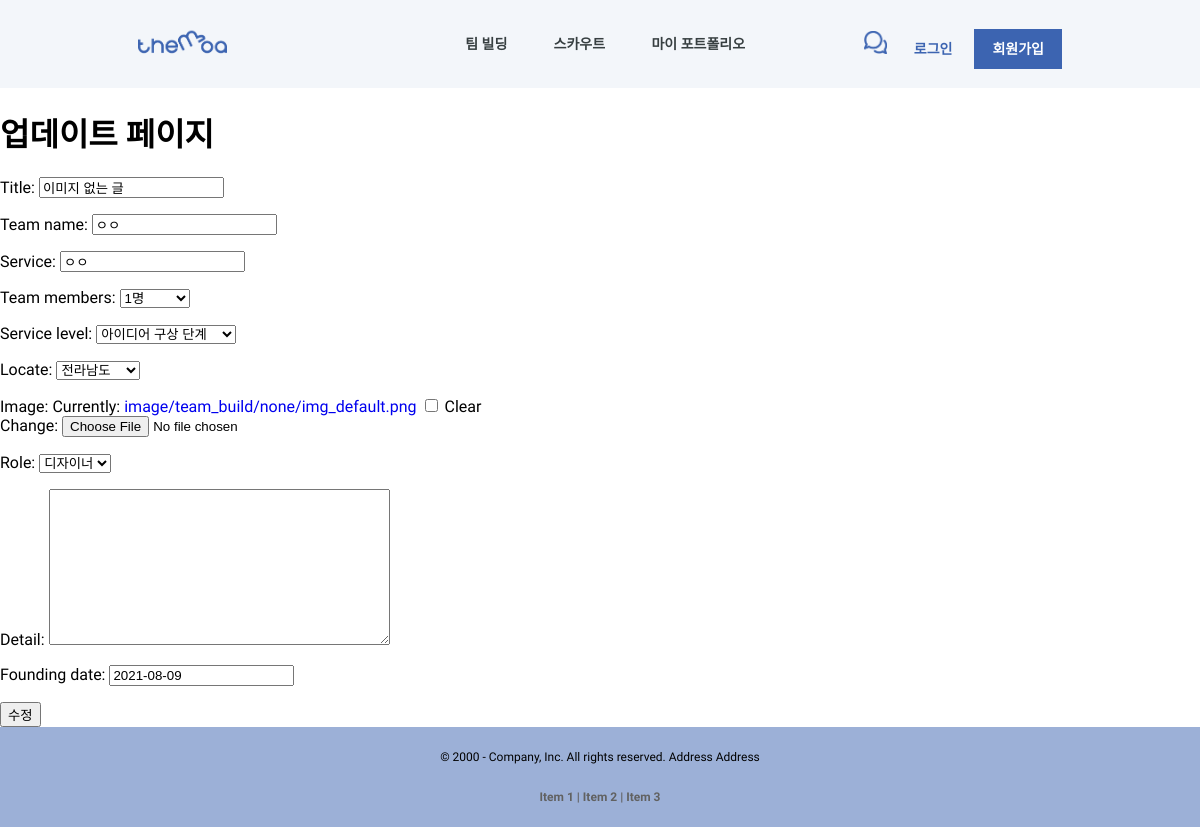
The app's page /recruit/update_recruit/5/ with its own data.
### team_build/models.py (models this page shows)
class Recruit(models.Model):
    writer = models.CharField(default='', max_length=200)
    title = models.CharField(default='', max_length=300) # 프로젝트 한줄 설명으로 들어갈 것
    team_name = models.CharField(default='', max_length=200)
    service = models.CharField(default='', max_length=200)
    team_members = models.CharField(
        default='1',
        blank=True,
        null=False,
        max_length=10,
        choices=TEAM_MEMBERS_CHOICES
        )
    service_level = models.CharField(
        default='0',
        null=False,
        blank=True,
        max_length=10,
        choices=LEVEL_CHOICES
        )
    founding_date = models.DateField(default=timezone.now, null=False, blank=True)
    locate = models.CharField(default='', null=False, blank=True, max_length=2, choices=LOCATE_CHOICES)
    image = models.ImageField(
        default='image/team_build/none/img_default.png',
        upload_to="image/team_build/",
        blank=True,
        null=False
        )
    role = MultiSelectField(default='', choices=ROLE_CHOICES, max_choices=4, max_length=100)
    detail = models.TextField(blank=True, null=True)

### team_build/views.py (the view)
# urls.py: path('update_recruit/<int:id>/', update_recruit, name='update_recruit'),
def update_recruit(request, id):
    recruit_instance = get_object_or_404(Recruit, pk=id)
    if request.method == "POST":
        recruit_update_form = RecruitForm(request.POST, request.FILES, instance=recruit_instance)
        if recruit_update_form.is_valid():
            recruit_update_form.save()
        return redirect('team_build:team_build')
    else:
        form = RecruitForm(instance=recruit_instance)
        context = {
        'form': form,
        'id': id,
        }
        return render(request, 'team_build/update_recruit.html', context)

### team_build/forms.py
class RecruitForm(forms.ModelForm):
    class Meta:
        model = Recruit
        fields = ['title', 'team_name', 'service',
        'team_members', 'service_level', 'locate',
        'image', 'role', 'detail', 'founding_date']

### templates/team_build/update_recruit.html (shortened to what this page needs)
{% extends 'base.html' %}
        {% load static %}
        {% block extrahead %}
        <link rel="stylesheet" href="../../static/css/base.css">
        {% endblock %}
{% block content %}
    <h1>업데이트 페이지</h1>
    <form action="{% url 'team_build:update_recruit' id %}" method="POST" enctype="multipart/form-data">
        {{form.as_p}}
        <button type="submit">수정</button>
    </form>
{% endblock %}

### static/css/base.css (style rules this page uses)
body, html { margin: 0; padding : 0; font-family: 'Mulish', sans-serif; }
a { text-decoration: none; }

### records on screen
Recruit: title "이미지 없는 글", team_name "ㅇㅇ", service "ㅇㅇ", team_members "1명", service_level "아이디어 구상 단계", locate "전라남도", role "디자이너", founding_date "2021-08-09"
